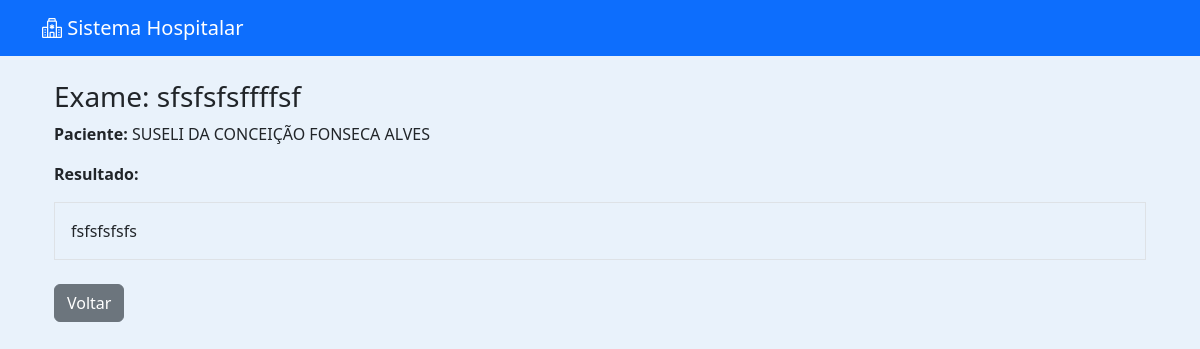
The app's page /medico/exame/1/visualizar/ (signed in) with its own data.
### medico/models.py (models this page shows, shortened)
class Exame(models.Model):
    TIPO_CHOICES = [
        ("laboratorio", "Laboratório"),
        ("radiologia", "Radiologia"),
    ]
    atendimento = models.ForeignKey(
        "Atendimento",
        on_delete=models.CASCADE,
        related_name="exames"
    )
    tipo = models.CharField(
        max_length=20,
        choices=TIPO_CHOICES,
        default="laboratorio"
    )
    nome = models.CharField(max_length=150)
    status = models.CharField(
        max_length=20,
        choices=[
            ("solicitado", "Solicitado"),
            ("pronto", "Pronto"),
        ],
        default="solicitado"
    )
    resultado = models.TextField(blank=True, null=True)
    data_solicitacao = models.DateTimeField(auto_now_add=True)

class Atendimento(models.Model):
    paciente = models.ForeignKey(
        Paciente,
        on_delete=models.CASCADE
    )
    medico = models.ForeignKey(
        Usuario,
        on_delete=models.SET_NULL,  # ⚠ Melhor que CASCADE
        null=True,
        related_name="atendimentos_realizados"
    )
    triagem = models.OneToOneField(
        Triagem,
        on_delete=models.CASCADE
    )
    diagnostico = models.TextField(blank=True, null=True)
    prescricao = models.TextField(blank=True, null=True)
    observacoes = models.TextField(blank=True, null=True)
    DECISAO_CHOICES = [
        ("dispensar", "Dispensar"),
        ("medicacao", "Medicação"),
        ("internacao", "Internação"),
        ("exames", "Exames"),
    ]
    decisao = models.CharField(
        max_length=20,
        choices=DECISAO_CHOICES,
        blank=True,
        null=True
    )
    medicacao_aplicada = models.BooleanField(default=False)
    tecnico_aplicou = models.ForeignKey(
        Usuario,
        on_delete=models.SET_NULL,
        null=True,
        blank=True,
        related_name="medicacoes_aplicadas"
    )
    horario_medicacao = models.DateTimeField(
        null=True,
        blank=True
    )
    data_atendimento = models.DateTimeField(auto_now_add=True)
    finalizado = models.BooleanField(default=False)

### pacientes/models.py (models this page shows, shortened)
class Paciente(models.Model):
    nome = models.CharField(max_length=100)
    nome_social = models.CharField(max_length=100, blank=True, null=True)
    nome_mae = models.CharField(max_length=100)
    nome_pai = models.CharField(max_length=100, blank=True, null=True)
    cpf = models.CharField(
        max_length=14,
        unique=True,
        validators=[
            RegexValidator(
                r'^\d{3}\.\d{3}\.\d{3}-\d{2}$',
                'CPF inválido! Use XXX.XXX.XXX-XX'
            )
        ]
    )
    data_nascimento = models.DateField()
    SEXO_BIOLOGICO_CHOICES = [
        ('M', 'Masculino'),
        ('F', 'Feminino'),
        ('I', 'Intersexo'),
    ]
    sexo_biologico = models.CharField(max_length=1, choices=SEXO_BIOLOGICO_CHOICES)
    identidade_genero = models.CharField(max_length=50)
    orientacao_sexual = models.CharField(max_length=50)
    NACIONALIDADE_CHOICES = [
        ('BRASILEIRA', 'Brasileira'),
        ('ARGENTINA', 'Argentina'),
        ('BOLIVIANA', 'Boliviana'),
        ('CHILENA', 'Chilena'),
        ('COLOMBIANA', 'Colombiana'),
        ('PARAGUAIA', 'Paraguaia'),
        ('PERUANA', 'Peruana'),
        ('URUGUAIA', 'Uruguaia'),
        ('VENEZUELANA', 'Venezuelana'),
        ('OUTRA', 'Outra'),
    ]
    nacionalidade = models.CharField(
        max_length=20,
        choices=NACIONALIDADE_CHOICES,
        default='BRASILEIRA'
    )
    naturalidade = models.CharField(max_length=100)
    RACA_COR_CHOICES = [
        ('BRANCA', 'Branca'),
        ('PRETA', 'Preta'),
        ('PARDA', 'Parda'),
        ('AMARELA', 'Amarela'),
        ('INDIGENA', 'Indígena'),
    ]
    raca_cor = models.CharField(max_length=10, choices=RACA_COR_CHOICES)
    ESTADO_CIVIL_CHOICES = [
        ('SOLTEIRO', 'Solteiro(a)'),
        ('CASADO', 'Casado(a)'),
        ('DIVORCIADO', 'Divorciado(a)'),
        ('VIUVO', 'Viúvo(a)'),
        ('UNIAO_ESTAVEL', 'União Estável'),
    ]
    estado_civil = models.CharField(max_length=20, choices=ESTADO_CIVIL_CHOICES)
    ESCOLARIDADE_CHOICES = [
        ('SEM_INSTRUCAO', 'Sem instrução'),
        ('FUNDAMENTAL_INCOMPLETO', 'Fundamental incompleto'),
        ('FUNDAMENTAL_COMPLETO', 'Fundamental completo'),
        ('MEDIO_INCOMPLETO', 'Médio incompleto'),
        ('MEDIO_COMPLETO', 'Médio completo'),
        ('SUPERIOR_INCOMPLETO', 'Superior incompleto'),
        ('SUPERIOR_COMPLETO', 'Superior completo'),
        ('POS_GRADUACAO', 'Pós-graduação'),
        ('MESTRADO', 'Mestrado'),
        ('DOUTORADO', 'Doutorado'),
    ]
    escolaridade = models.CharField(max_length=30, choices=ESCOLARIDADE_CHOICES)
    profissao = models.CharField(max_length=50)
    rg = models.CharField(max_length=20)
    orgao_emissor = models.CharField(max_length=10)
    UF_CHOICES = [
        ('AC','AC'), ('AL','AL'), ('AP','AP'), ('AM','AM'),
        ('BA','BA'), ('CE','CE'), ('DF','DF'), ('ES','ES'),
        ('GO','GO'), ('MA','MA'), ('MT','MT'), ('MS','MS'),
        ('MG','MG'), ('PA','PA'), ('PB','PB'), ('PR','PR'),
        ('PE','PE'), ('PI','PI'), ('RJ','RJ'), ('RN','RN'),
        ('RS','RS'), ('RO','RO'), ('RR','RR'), ('SC','SC'),
        ('SP','SP'), ('SE','SE'), ('TO','TO'),
    ]
    uf_rg = models.CharField(max_length=2, choices=UF_CHOICES)
    cep = models.CharField(
        max_length=9,
        validators=[
            RegexValidator(
                r'^\d{5}-\d{3}$',
                'CEP inválido! Use XXXXX-XXX'
            )
        ]
    )
    endereco = models.CharField(max_length=100)
    numero = models.CharField(max_length=10)
    complemento = models.CharField(max_length=50, blank=True, null=True)
    bairro = models.CharField(max_length=50)
    municipio = models.CharField(max_length=50)
    uf = models.CharField(max_length=2, choices=UF_CHOICES)
    ZONA_CHOICES = [
        ('URBANA', 'Urbana'),
        ('RURAL', 'Rural'),
    ]
    zona = models.CharField(max_length=6, choices=ZONA_CHOICES)
    telefone_fixo = models.CharField(
        max_length=15,
        blank=True,
        null=True,
        validators=[
            RegexValidator(
                r'^\(\d{2}\)\s\d{4}-\d{4}$',
                'Telefone inválido! Use (XX) XXXX-XXXX'
            )
        ]
    )
    celular = models.CharField(
        max_length=15,
        validators=[
            RegexValidator(
                r'^\(\d{2}\)\s\d{5}-\d{4}$',
                'Celular inválido! Use (XX) XXXXX-XXXX'
            )
        ]
    )
    whatsapp = models.BooleanField(default=False)
    email = models.EmailField(blank=True, null=True)
    cartao_sus = models.CharField(max_length=18, blank=True, null=True)
    criado_por = models.ForeignKey(
        User,
        on_delete=models.SET_NULL,
        null=True,
        blank=True,
        related_name='pacientes_criados'
    )
    data_criacao = models.DateTimeField(default=timezone.now, editable=False)
    data_atualizacao = models.DateTimeField(auto_now=True)

### medico/views.py (the view)
# urls.py: path('exame/<int:exame_id>/visualizar/', views.visualizar_exame, name='visualizar_exame'),
@login_required
def visualizar_exame(request, exame_id):
    exame = get_object_or_404(Exame, id=exame_id)
    return render(request, 'medico/visualizar_exame.html', {'exame': exame})

### medico/templates/medico/visualizar_exame.html
{% extends 'usuarios/base.html' %}
{% block content %}
<div class="container mt-4">
    <h3>Exame: {{ exame.nome }}</h3>
    <p><strong>Paciente:</strong> {{ exame.atendimento.paciente.nome }}</p>
    <p><strong>Resultado:</strong></p>
    <div class="border p-3">
        {{ exame.resultado }}
    </div>
    <br>
    <a href="{% url 'medico_dashboard' %}" class="btn btn-secondary">Voltar</a>
</div>
{% endblock %}

### usuarios/templates/usuarios/base.html (style rules this page uses)
body { background-color: #e9f2fb; }

### records on screen
Exame: nome "sfsfsfsffffsf", atendimento.paciente.nome "SUSELI DA CONCEIÇÃO FONSECA ALVES", resultado "fsfsfsfsfs"
